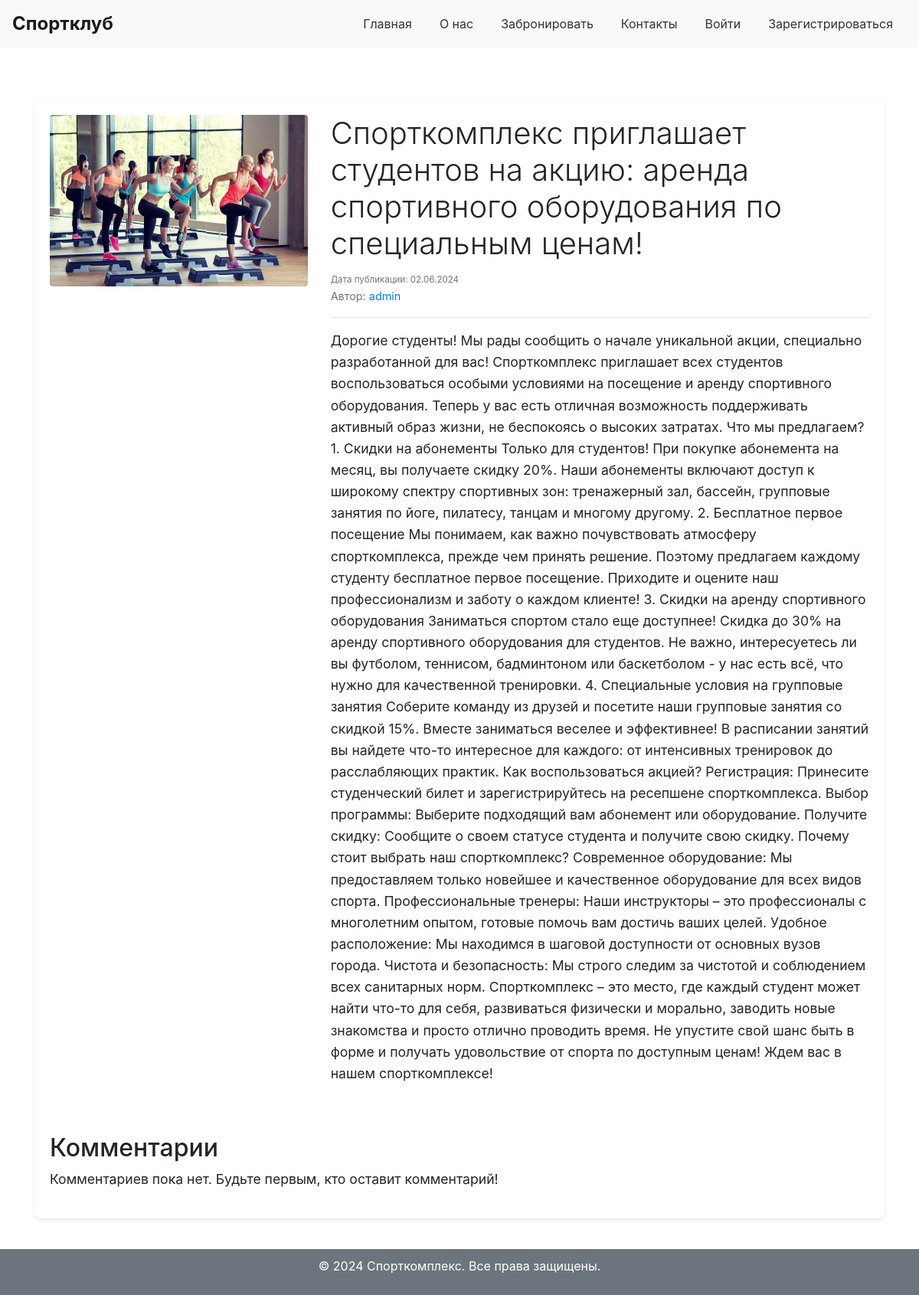
Page /article/5 on the committed database.
### mainapp/models.py (models this page shows, shortened)
class Article(models.Model):
    title = models.CharField(max_length=200)
    content = models.TextField()
    author = models.ForeignKey(User, on_delete=models.CASCADE)
    categories = models.ManyToManyField(Category)
    created_at = models.DateTimeField(auto_now_add=True)
    updated_at = models.DateTimeField(auto_now=True)
    image = models.ImageField(upload_to='static/images', blank=True, null=True)

### mainapp/views.py (the view, shortened to what this page needs)
# urls.py: path('article/<int:pk>', ArticleDetailView.as_view(), name='article'),
class ArticleDetailView(DetailView):
    model = Article
    template_name = 'mainapp/article.html'
    context_object_name = 'article'
    def get_context_data(self, **kwargs):
        context = super().get_context_data(**kwargs)
        context['comment_form'] = CommentForm()
        context['comments'] = Comment.objects.filter(article=self.get_object()).order_by('-created_at')
        return context

### templates/mainapp/article.html (shortened to what this page needs)
{% extends 'base.html' %}
{% load static %}
{% block content %}
    <div class="container mt-5">
        <div class="main-content">
            {% if article %}
                <div class="row mb-4">
                    <div class="col-md-4">
                        {% if article.image %}
                            <img src="{{ article.image.url }}" class="img-fluid rounded" alt="{{ article.title }}">
                        {% else %}
                            <img src="{% static 'images/default_cover.png' %}" class="img-fluid rounded" alt="{{ article.title }}">
                        {% endif %}
                    </div>
                    <div class="col-md-8">
                        <h1 class="display-4">{{ article.title }}</h1>
                        <p class="text-muted">
                            <small>Дата публикации: {{ article.created_at|date:"d.m.Y" }}</small><br>
                            Автор: <a href="#">{{ article.author.username }}</a>
                        </p>
                        <hr>
                        <p>{{ article.content }}</p>
                    </div>
                </div>
            {% endif %}
            <div class="mt-5">
                <h2>Комментарии</h2>
                {% for comment in comments %}
                    <div class="card mb-3">
                        <div class="card-body">
                            <h5 class="card-title">{{ comment.author.username }}</h5>
                            <p class="card-text">{{ comment.content }}</p>
                            <div class="mb-2">
                                {% for i in "12345" %}
                                    <span class="fa fa-star{% if i > comment.rating %}-o{% endif %}"></span>
                                {% endfor %}
                            </div>
                            <p class="card-text"><small class="text-muted">Дата комментария: {{ comment.created_at|date:"d.m.Y" }}</small></p>
                            {% if request.user == comment.author or request.user.is_superuser %}
                                <form method="post" action="{% url 'comment_delete' comment.pk %}" style="display: inline;">
                                    {% csrf_token %}
                                    <button type="submit" class="btn btn-outline-danger">Удалить</button>
                                </form>
                            {% endif %}
                        </div>
                    </div>
                {% empty %}
                    <p>Комментариев пока нет. Будьте первым, кто оставит комментарий!</p>
                {% endfor %}
            </div>
        </div>
    </div>
{% endblock %}

### static/css/style.css (style rules this page uses)
body { font-family: Arial, sans-serif; margin: 0; box-sizing: border-box; background-color: #f4f4f4; color: #333; padding-bottom: 60px; }
.container { max-width: 1200px; margin: 0 auto; padding: 20px; }
.main-content { background: #fff; padding: 20px; border-radius: 8px; box-shadow: 0 2px 4px rgba(0, 0, 0, 0.1); margin-bottom: 20px; }
.main-content img { max-width: 100%; height: auto; border-radius: 8px; margin-bottom: 20px; }
.main-content h1 { font-size: 2.5rem; margin-bottom: 10px; }
.main-content .text-muted { font-size: 0.9rem; color: #6c757d; }
.main-content p { font-size: 1.1rem; line-height: 1.6; }

### rows in the picture
Article: image (picture), title "Спорткомплекс приглашает студентов на акцию: аренда спортивного оборудования по специальным ценам!", created_at "02.06.2024", author.username "admin", content "Дорогие студенты! Мы рады сообщить о начале уникальной акции, специально разработанной для вас! Спорткомплекс приглашает всех студентов воспользоваться особыми условиями на посещение и аренду спортивного оборудования. Теперь у вас есть отличная возможность поддерживать активный образ жизни, не беспокоясь о высоких затратах. Что мы предлагаем? 1. Скидки на абонементы Только для студентов! При покупке абонемента на месяц, вы получаете скидку 20%. Наши абонементы включают доступ к широкому спектру спортивных зон: тренажерный зал, бассейн, групповые занятия по йоге, пилатесу, танцам и многому другому. 2. Бесплатное первое посещение Мы понимаем, как важно почувствовать атмосферу спорткомплекса,…"
